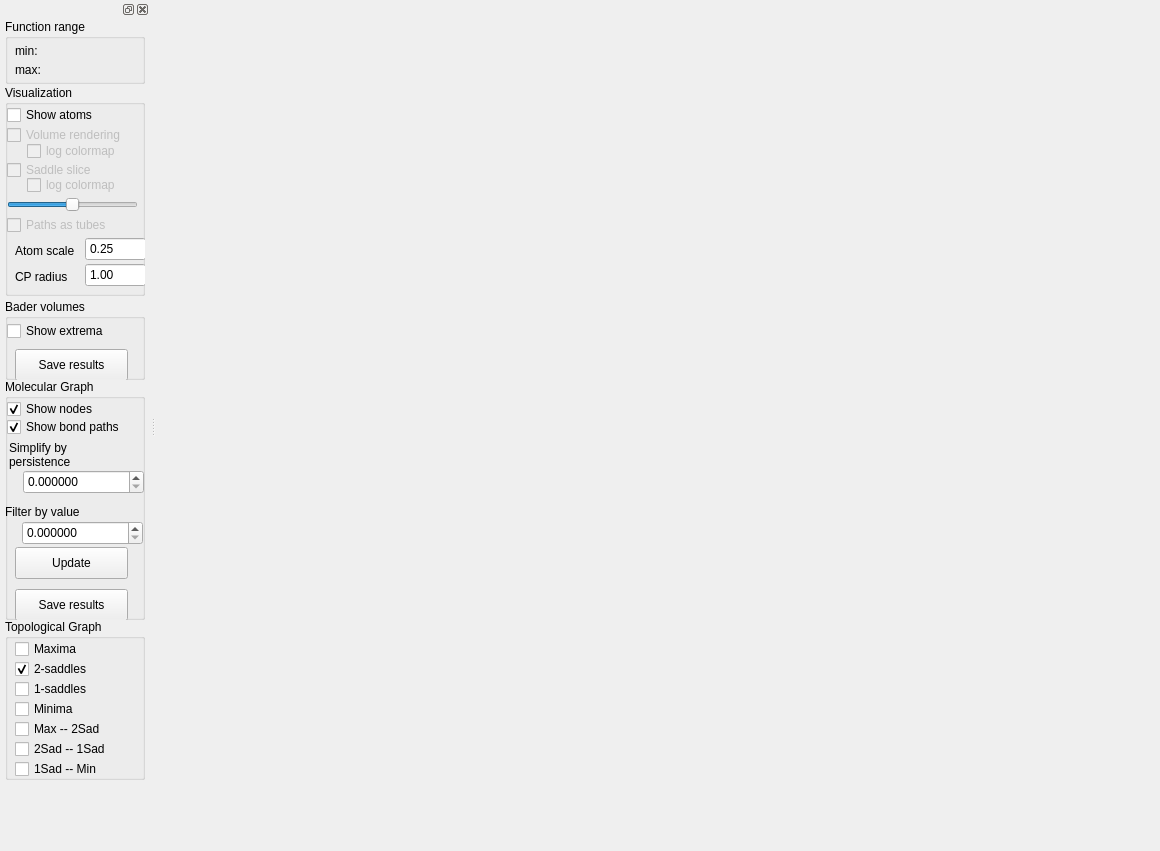
<?xml version="1.0" encoding="UTF-8"?>
<ui version="4.0">
 <class>TopoMSUI</class>
 <widget class="QMainWindow" name="TopoMSUI">
  <property name="enabled">
   <bool>true</bool>
  </property>
  <property name="geometry">
   <rect>
    <x>0</x>
    <y>0</y>
    <width>1160</width>
    <height>851</height>
   </rect>
  </property>
  <property name="sizePolicy">
   <sizepolicy hsizetype="Expanding" vsizetype="Expanding">
    <horstretch>0</horstretch>
    <verstretch>0</verstretch>
   </sizepolicy>
  </property>
  <property name="windowTitle">
   <string>TopoMS</string>
  </property>
  <widget class="QWidget" name="centralWidget"/>
  <widget class="QDockWidget" name="dockWidget">
   <property name="minimumSize">
    <size>
     <width>150</width>
     <height>700</height>
    </size>
   </property>
   <attribute name="dockWidgetArea">
    <number>1</number>
   </attribute>
   <widget class="QWidget" name="dockWidgetContents">
    <widget class="QGroupBox" name="groupBox_topo">
     <property name="geometry">
      <rect>
       <x>5</x>
       <y>600</y>
       <width>140</width>
       <height>161</height>
      </rect>
     </property>
     <property name="title">
      <string>Topological Graph</string>
     </property>
     <property name="flat">
      <bool>false</bool>
     </property>
     <property name="checkable">
      <bool>false</bool>
     </property>
     <property name="checked">
      <bool>false</bool>
     </property>
     <widget class="QCheckBox" name="cb_min">
      <property name="geometry">
       <rect>
        <x>10</x>
        <y>80</y>
        <width>131</width>
        <height>20</height>
       </rect>
      </property>
      <property name="text">
       <string>Minima</string>
      </property>
      <property name="checked">
       <bool>false</bool>
      </property>
     </widget>
     <widget class="QCheckBox" name="cb_sd2">
      <property name="geometry">
       <rect>
        <x>10</x>
        <y>40</y>
        <width>131</width>
        <height>20</height>
       </rect>
      </property>
      <property name="text">
       <string>2-saddles</string>
      </property>
      <property name="checked">
       <bool>true</bool>
      </property>
     </widget>
     <widget class="QCheckBox" name="cb_max">
      <property name="geometry">
       <rect>
        <x>10</x>
        <y>20</y>
        <width>131</width>
        <height>20</height>
       </rect>
      </property>
      <property name="text">
       <string>Maxima</string>
      </property>
      <property name="checked">
       <bool>false</bool>
      </property>
     </widget>
     <widget class="QCheckBox" name="cb_arc1sm">
      <property name="enabled">
       <bool>true</bool>
      </property>
      <property name="geometry">
       <rect>
        <x>10</x>
        <y>140</y>
        <width>131</width>
        <height>20</height>
       </rect>
      </property>
      <property name="text">
       <string>1Sad -- Min</string>
      </property>
      <property name="checked">
       <bool>false</bool>
      </property>
     </widget>
     <widget class="QCheckBox" name="cb_sd1">
      <property name="geometry">
       <rect>
        <x>10</x>
        <y>60</y>
        <width>131</width>
        <height>20</height>
       </rect>
      </property>
      <property name="text">
       <string>1-saddles</string>
      </property>
      <property name="checked">
       <bool>false</bool>
      </property>
     </widget>
     <widget class="QCheckBox" name="cb_arcm2s">
      <property name="enabled">
       <bool>true</bool>
      </property>
      <property name="geometry">
       <rect>
        <x>10</x>
        <y>100</y>
        <width>131</width>
        <height>20</height>
       </rect>
      </property>
      <property name="text">
       <string>Max -- 2Sad</string>
      </property>
      <property name="checked">
       <bool>false</bool>
      </property>
     </widget>
     <widget class="QCheckBox" name="cb_arc2s1s">
      <property name="enabled">
       <bool>true</bool>
      </property>
      <property name="geometry">
       <rect>
        <x>10</x>
        <y>120</y>
        <width>131</width>
        <height>20</height>
       </rect>
      </property>
      <property name="text">
       <string>2Sad -- 1Sad</string>
      </property>
      <property name="checked">
       <bool>false</bool>
      </property>
     </widget>
    </widget>
    <widget class="QGroupBox" name="groupBox_graph">
     <property name="enabled">
      <bool>true</bool>
     </property>
     <property name="geometry">
      <rect>
       <x>5</x>
       <y>360</y>
       <width>140</width>
       <height>241</height>
      </rect>
     </property>
     <property name="title">
      <string>Molecular Graph</string>
     </property>
     <property name="flat">
      <bool>false</bool>
     </property>
     <property name="checkable">
      <bool>false</bool>
     </property>
     <widget class="QPushButton" name="pb_updateGraph">
      <property name="geometry">
       <rect>
        <x>10</x>
        <y>168</y>
        <width>113</width>
        <height>32</height>
       </rect>
      </property>
      <property name="text">
       <string>Update</string>
      </property>
     </widget>
     <widget class="QDoubleSpinBox" name="dsb_persval">
      <property name="enabled">
       <bool>true</bool>
      </property>
      <property name="geometry">
       <rect>
        <x>18</x>
        <y>91</y>
        <width>121</width>
        <height>24</height>
       </rect>
      </property>
      <property name="decimals">
       <number>6</number>
      </property>
      <property name="maximum">
       <double>9999999.000000000000000</double>
      </property>
     </widget>
     <widget class="QLabel" name="label_minval_2">
      <property name="geometry">
       <rect>
        <x>4</x>
        <y>60</y>
        <width>81</width>
        <height>31</height>
       </rect>
      </property>
      <property name="text">
       <string>Simplify by persistence</string>
      </property>
      <property name="wordWrap">
       <bool>true</bool>
      </property>
     </widget>
     <widget class="QLabel" name="label_minval_3">
      <property name="geometry">
       <rect>
        <x>0</x>
        <y>117</y>
        <width>121</width>
        <height>31</height>
       </rect>
      </property>
      <property name="text">
       <string>Filter by value</string>
      </property>
      <property name="wordWrap">
       <bool>true</bool>
      </property>
     </widget>
     <widget class="QDoubleSpinBox" name="dsb_filterval">
      <property name="enabled">
       <bool>true</bool>
      </property>
      <property name="geometry">
       <rect>
        <x>17</x>
        <y>142</y>
        <width>121</width>
        <height>24</height>
       </rect>
      </property>
      <property name="decimals">
       <number>6</number>
      </property>
      <property name="maximum">
       <double>9999999.000000000000000</double>
      </property>
     </widget>
     <widget class="QPushButton" name="pb_saveGraph">
      <property name="enabled">
       <bool>true</bool>
      </property>
      <property name="geometry">
       <rect>
        <x>10</x>
        <y>210</y>
        <width>113</width>
        <height>32</height>
       </rect>
      </property>
      <property name="text">
       <string>Save results</string>
      </property>
     </widget>
     <widget class="QCheckBox" name="cb_mnodes">
      <property name="geometry">
       <rect>
        <x>2</x>
        <y>20</y>
        <width>131</width>
        <height>20</height>
       </rect>
      </property>
      <property name="text">
       <string>Show nodes</string>
      </property>
      <property name="checked">
       <bool>true</bool>
      </property>
     </widget>
     <widget class="QCheckBox" name="cb_mpaths">
      <property name="geometry">
       <rect>
        <x>2</x>
        <y>38</y>
        <width>131</width>
        <height>20</height>
       </rect>
      </property>
      <property name="text">
       <string>Show bond paths</string>
      </property>
      <property name="checked">
       <bool>true</bool>
      </property>
     </widget>
    </widget>
    <widget class="QGroupBox" name="groupBox_range">
     <property name="enabled">
      <bool>true</bool>
     </property>
     <property name="geometry">
      <rect>
       <x>5</x>
       <y>0</y>
       <width>140</width>
       <height>65</height>
      </rect>
     </property>
     <property name="title">
      <string>Function range</string>
     </property>
     <property name="flat">
      <bool>false</bool>
     </property>
     <property name="checkable">
      <bool>false</bool>
     </property>
     <widget class="QLabel" name="label_maxval">
      <property name="geometry">
       <rect>
        <x>10</x>
        <y>41</y>
        <width>121</width>
        <height>20</height>
       </rect>
      </property>
      <property name="text">
       <string>max:</string>
      </property>
     </widget>
     <widget class="QLabel" name="label_minval">
      <property name="geometry">
       <rect>
        <x>10</x>
        <y>24</y>
        <width>121</width>
        <height>16</height>
       </rect>
      </property>
      <property name="text">
       <string>min:</string>
      </property>
     </widget>
    </widget>
    <widget class="QGroupBox" name="groupBox_viz">
     <property name="enabled">
      <bool>true</bool>
     </property>
     <property name="geometry">
      <rect>
       <x>5</x>
       <y>66</y>
       <width>140</width>
       <height>211</height>
      </rect>
     </property>
     <property name="title">
      <string>Visualization</string>
     </property>
     <property name="flat">
      <bool>false</bool>
     </property>
     <property name="checkable">
      <bool>false</bool>
     </property>
     <widget class="QCheckBox" name="cb_log">
      <property name="enabled">
       <bool>false</bool>
      </property>
      <property name="geometry">
       <rect>
        <x>22</x>
        <y>56</y>
        <width>111</width>
        <height>20</height>
       </rect>
      </property>
      <property name="text">
       <string>log colormap</string>
      </property>
      <property name="checked">
       <bool>false</bool>
      </property>
     </widget>
     <widget class="QCheckBox" name="cb_volRend">
      <property name="enabled">
       <bool>false</bool>
      </property>
      <property name="geometry">
       <rect>
        <x>2</x>
        <y>40</y>
        <width>131</width>
        <height>20</height>
       </rect>
      </property>
      <property name="text">
       <string>Volume rendering</string>
      </property>
      <property name="checked">
       <bool>false</bool>
      </property>
     </widget>
     <widget class="QDoubleSpinBox" name="dsb_atom">
      <property name="enabled">
       <bool>true</bool>
      </property>
      <property name="geometry">
       <rect>
        <x>80</x>
        <y>152</y>
        <width>61</width>
        <height>24</height>
       </rect>
      </property>
      <property name="buttonSymbols">
       <enum>QAbstractSpinBox::NoButtons</enum>
      </property>
      <property name="decimals">
       <number>2</number>
      </property>
      <property name="minimum">
       <double>0.100000000000000</double>
      </property>
      <property name="maximum">
       <double>99.900000000000006</double>
      </property>
      <property name="singleStep">
       <double>0.100000000000000</double>
      </property>
      <property name="value">
       <double>0.250000000000000</double>
      </property>
     </widget>
     <widget class="QLabel" name="label_sphere">
      <property name="geometry">
       <rect>
        <x>10</x>
        <y>150</y>
        <width>71</width>
        <height>31</height>
       </rect>
      </property>
      <property name="text">
       <string>Atom scale</string>
      </property>
      <property name="wordWrap">
       <bool>true</bool>
      </property>
     </widget>
     <widget class="QCheckBox" name="cb_tubes">
      <property name="enabled">
       <bool>false</bool>
      </property>
      <property name="geometry">
       <rect>
        <x>2</x>
        <y>130</y>
        <width>111</width>
        <height>20</height>
       </rect>
      </property>
      <property name="text">
       <string>Paths as tubes</string>
      </property>
      <property name="checked">
       <bool>false</bool>
      </property>
     </widget>
     <widget class="QCheckBox" name="cb_showAtoms">
      <property name="geometry">
       <rect>
        <x>2</x>
        <y>20</y>
        <width>131</width>
        <height>20</height>
       </rect>
      </property>
      <property name="text">
       <string>Show atoms</string>
      </property>
      <property name="checked">
       <bool>false</bool>
      </property>
     </widget>
     <widget class="QLabel" name="label_sphere_2">
      <property name="geometry">
       <rect>
        <x>10</x>
        <y>176</y>
        <width>71</width>
        <height>31</height>
       </rect>
      </property>
      <property name="text">
       <string>CP radius</string>
      </property>
      <property name="wordWrap">
       <bool>true</bool>
      </property>
     </widget>
     <widget class="QDoubleSpinBox" name="dsb_cp">
      <property name="enabled">
       <bool>true</bool>
      </property>
      <property name="geometry">
       <rect>
        <x>80</x>
        <y>178</y>
        <width>61</width>
        <height>24</height>
       </rect>
      </property>
      <property name="buttonSymbols">
       <enum>QAbstractSpinBox::NoButtons</enum>
      </property>
      <property name="decimals">
       <number>2</number>
      </property>
      <property name="minimum">
       <double>0.000000000000000</double>
      </property>
      <property name="maximum">
       <double>99.900000000000006</double>
      </property>
      <property name="singleStep">
       <double>0.100000000000000</double>
      </property>
      <property name="value">
       <double>1.000000000000000</double>
      </property>
     </widget>
     <widget class="QCheckBox" name="cb_saddleSlice">
      <property name="enabled">
       <bool>false</bool>
      </property>
      <property name="geometry">
       <rect>
        <x>2</x>
        <y>75</y>
        <width>131</width>
        <height>20</height>
       </rect>
      </property>
      <property name="text">
       <string>Saddle slice</string>
      </property>
      <property name="checked">
       <bool>false</bool>
      </property>
     </widget>
     <widget class="QCheckBox" name="cb_log2">
      <property name="enabled">
       <bool>false</bool>
      </property>
      <property name="geometry">
       <rect>
        <x>22</x>
        <y>90</y>
        <width>111</width>
        <height>20</height>
       </rect>
      </property>
      <property name="text">
       <string>log colormap</string>
      </property>
      <property name="checked">
       <bool>false</bool>
      </property>
     </widget>
     <widget class="QSlider" name="sslider">
      <property name="enabled">
       <bool>true</bool>
      </property>
      <property name="geometry">
       <rect>
        <x>2</x>
        <y>109</y>
        <width>131</width>
        <height>22</height>
       </rect>
      </property>
      <property name="minimum">
       <number>-100</number>
      </property>
      <property name="maximum">
       <number>100</number>
      </property>
      <property name="singleStep">
       <number>1</number>
      </property>
      <property name="orientation">
       <enum>Qt::Horizontal</enum>
      </property>
     </widget>
    </widget>
    <widget class="QGroupBox" name="groupBox_bader">
     <property name="enabled">
      <bool>true</bool>
     </property>
     <property name="geometry">
      <rect>
       <x>5</x>
       <y>280</y>
       <width>140</width>
       <height>81</height>
      </rect>
     </property>
     <property name="title">
      <string>Bader volumes</string>
     </property>
     <property name="flat">
      <bool>false</bool>
     </property>
     <property name="checkable">
      <bool>false</bool>
     </property>
     <widget class="QPushButton" name="pb_saveBader">
      <property name="enabled">
       <bool>true</bool>
      </property>
      <property name="geometry">
       <rect>
        <x>10</x>
        <y>50</y>
        <width>113</width>
        <height>32</height>
       </rect>
      </property>
      <property name="text">
       <string>Save results</string>
      </property>
     </widget>
     <widget class="QCheckBox" name="cb_extrema">
      <property name="geometry">
       <rect>
        <x>2</x>
        <y>22</y>
        <width>131</width>
        <height>20</height>
       </rect>
      </property>
      <property name="text">
       <string>Show extrema</string>
      </property>
      <property name="checked">
       <bool>false</bool>
      </property>
     </widget>
    </widget>
   </widget>
  </widget>
 </widget>
 <layoutdefault spacing="6" margin="11"/>
 <resources/>
 <connections/>
</ui>
